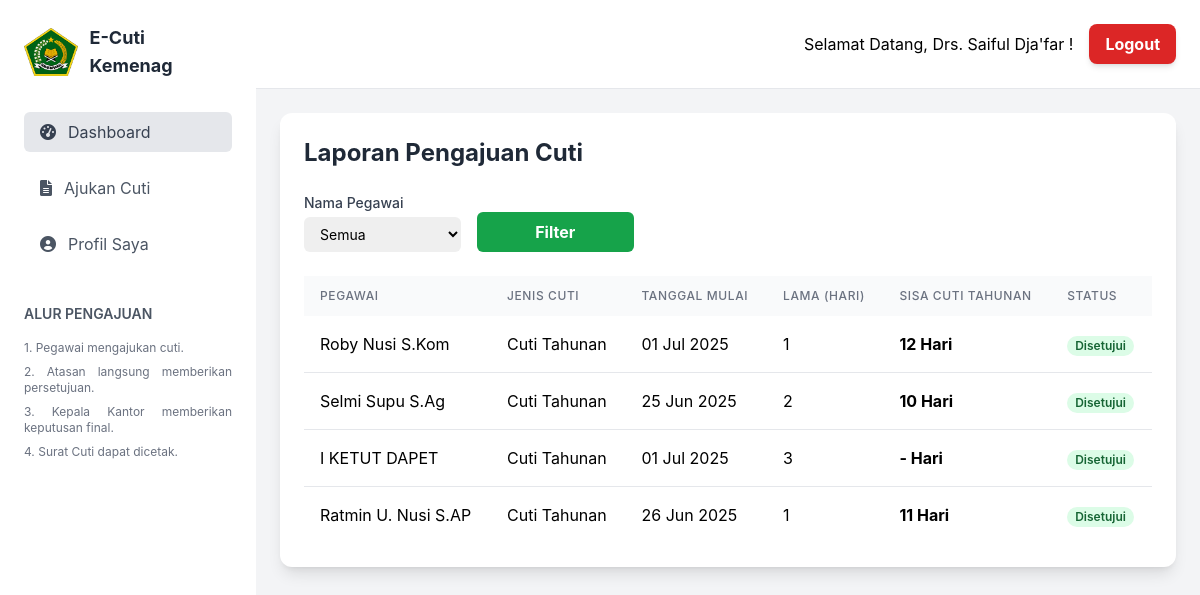
/cuti/laporan/ (signed in), run on an earlier commit of the app's database.
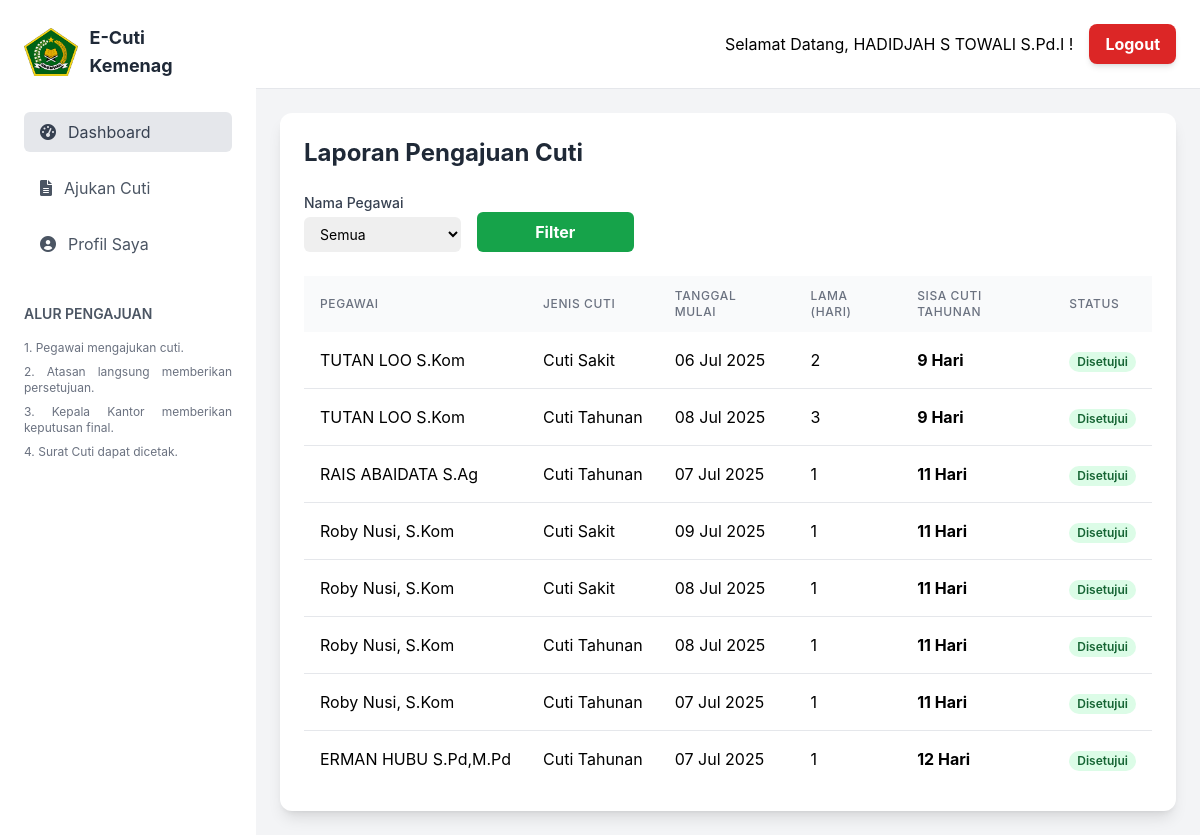
And on a later commit of the database.
### users/models.py (models this page shows, shortened)
class User(AbstractUser):
    username = None
    nip = models.CharField(max_length=18, unique=True, verbose_name="NIP")
    USERNAME_FIELD = 'nip'
    REQUIRED_FIELDS = ['first_name', 'last_name']
    objects = CustomUserManager()
    class Meta:
        verbose_name = "Pengguna"
        verbose_name_plural = "Daftar Pengguna"

### cuti/models.py (models this page shows, shortened)
class PengajuanCuti(models.Model):
    STATUS_CHOICES = [
        ('DRAFT', 'Draft'),
        ('PENDING_ATASAN', 'Menunggu Persetujuan Atasan'),
        ('PENDING_KEPALA', 'Menunggu Keputusan Kepala'),
        ('DISETUJUI', 'Disetujui'),
        ('DITOLAK_ATASAN', 'Ditolak oleh Atasan'),
        ('DITOLAK_KEPALA', 'Ditolak oleh Kepala'),
        ('PERUBAHAN', 'Disarankan Perubahan'),
        ('DITANGGUHKAN', 'Ditangguhkan'),
    ]
    pegawai = models.ForeignKey(User, on_delete=models.CASCADE, related_name='pengajuan')
    jenis_cuti = models.ForeignKey(JenisCuti, on_delete=models.PROTECT)
    alasan = models.TextField()
    tanggal_mulai = models.DateField()
    tanggal_selesai = models.DateField()
    lama_cuti = models.PositiveIntegerField(help_text="Jumlah hari kerja")
    alamat_selama_cuti = models.TextField()
    telepon_selama_cuti = models.CharField(max_length=15)
    dokumen_pendukung = models.FileField(
        upload_to='dokumen_cuti/',
        null=True,
        blank=True,
        verbose_name="Dokumen Pendukung (jika ada)"
    )
    tanda_tangan_pegawai = models.TextField(
        null=True, blank=True, verbose_name="Tanda Tangan Pegawai (Data URL)"
    )
    status = models.CharField(max_length=20, choices=STATUS_CHOICES, default='PENDING_ATASAN')
    created_at = models.DateTimeField(auto_now_add=True)
    atasan_penyetuju = models.ForeignKey(User, on_delete=models.SET_NULL, null=True, blank=True, related_name='persetujuan_atasan')
    catatan_atasan = models.TextField(blank=True, null=True)
    tanggal_pertimbangan_atasan = models.DateTimeField(null=True, blank=True)
    kepala_penyetuju = models.ForeignKey(User, on_delete=models.SET_NULL, null=True, blank=True, related_name='persetujuan_kepala')
    catatan_kepala = models.TextField(blank=True, null=True)
    tanggal_keputusan_kepala = models.DateTimeField(null=True, blank=True)
    class Meta:
        ordering = ['-created_at']
        verbose_name_plural = "Data Pengajuan Cuti"

class JenisCuti(models.Model):
    BERLAKU_UNTUK_CHOICES = [
        ('SEMUA', 'Semua (PNS & PPPK)'),
        ('PNS', 'Hanya PNS'),
        ('PPPK', 'Hanya PPPK'),
    ]
    nama = models.CharField(max_length=100)
    kode = models.CharField(max_length=10, unique=True)
    berlaku_untuk = models.CharField(
        max_length=5,
        choices=BERLAKU_UNTUK_CHOICES,
        default='SEMUA',
        verbose_name="Berlaku Untuk"
    )
    class Meta:
        verbose_name_plural = "Daftar Jenis Cuti"

### cuti/views.py (the view)
# urls.py: path('laporan/', views.laporan_cuti, name='laporan_cuti'),
@login_required
def laporan_cuti(request):
    pengajuan_list = PengajuanCuti.objects.all().select_related('pegawai', 'jenis_cuti')
    pegawai_id = request.GET.get('pegawai', '')
    jenis_cuti_id = request.GET.get('jenis_cuti', '')
    start_date = request.GET.get('start_date', '')
    end_date = request.GET.get('end_date', '')
    if pegawai_id:
        pengajuan_list = pengajuan_list.filter(pegawai_id=pegawai_id)
    if jenis_cuti_id:
        pengajuan_list = pengajuan_list.filter(jenis_cuti_id=jenis_cuti_id)
    if start_date:
        pengajuan_list = pengajuan_list.filter(tanggal_mulai__gte=start_date)
    if end_date:
        pengajuan_list = pengajuan_list.filter(tanggal_selesai__lte=end_date)
    tahun_sekarang = timezone.now().year
    sisa_cuti_subquery = SaldoCutiTahunan.objects.filter(
        pegawai=OuterRef('pegawai'),
        tahun=tahun_sekarang
    ).values('sisa_hari')[:1]
    pengajuan_list = pengajuan_list.annotate(
        sisa_cuti_tahunan=Subquery(sisa_cuti_subquery)
    )
    context = {
        'semua_pengajuan': pengajuan_list,
        'semua_pegawai': User.objects.all(),
        'semua_jenis_cuti': JenisCuti.objects.all(),
        'active_page': 'laporan'
    }
    return render(request, 'laporan_cuti.html', context)

### templates/laporan_cuti.html (shortened to what this page needs)
{% extends 'base.html' %}
{% load static %}
{% block content %}
<div class="bg-white p-6 rounded-xl shadow-lg">
    <h2 class="text-2xl font-bold text-gray-800 mb-6">Laporan Pengajuan Cuti</h2>
    <form method="get" class="grid grid-cols-1 md:grid-cols-5 gap-4 mb-6 items-end">
        <div class="md:col-span-1">
            <label for="pegawai" class="block text-sm font-medium text-gray-700">Nama Pegawai</label>
            <select name="pegawai" id="pegawai" class="mt-1 block w-full pl-3 pr-10 py-2 text-base border-gray-300 focus:outline-none focus:ring-indigo-500 focus:border-indigo-500 sm:text-sm rounded-md">
                <option value="">Semua</option>
            </select>
        </div>
        <div class="md:col-span-1">
            <button type="submit" class="w-full bg-green-600 hover:bg-green-700 text-white font-bold py-2 px-4 rounded-md">Filter</button>
        </div>
    </form>
    <div class="overflow-x-auto">
        <table class="min-w-full bg-white">
            <thead class="bg-gray-50">
                <tr>
                    <th class="py-3 px-4 text-left text-xs font-medium text-gray-500 uppercase tracking-wider">Pegawai</th>
                    <th class="py-3 px-4 text-left text-xs font-medium text-gray-500 uppercase tracking-wider">Jenis Cuti</th>
                    <th class="py-3 px-4 text-left text-xs font-medium text-gray-500 uppercase tracking-wider">Tanggal Mulai</th>
                    <th class="py-3 px-4 text-left text-xs font-medium text-gray-500 uppercase tracking-wider">Lama (Hari)</th>
                    <th class="py-3 px-4 text-left text-xs font-medium text-gray-500 uppercase tracking-wider">Sisa Cuti Tahunan</th>
                    <th class="py-3 px-4 text-left text-xs font-medium text-gray-500 uppercase tracking-wider">Status</th>
                </tr>
            </thead>
            <tbody class="divide-y divide-gray-200">
                {% for pengajuan in semua_pengajuan %}
                <tr>
                    <td class="py-4 px-4 whitespace-nowrap">{{ pengajuan.pegawai.get_full_name }}</td>
                    <td class="py-4 px-4 whitespace-nowrap">{{ pengajuan.jenis_cuti.nama }}</td>
                    <td class="py-4 px-4 whitespace-nowrap">{{ pengajuan.tanggal_mulai|date:"d M Y" }}</td>
                    <td class="py-4 px-4 whitespace-nowrap">{{ pengajuan.lama_cuti }}</td>
                    <td class="py-4 px-4 whitespace-nowrap font-bold">
                        {{ pengajuan.sisa_cuti_tahunan|default:"-" }} Hari
                    </td>
                    <td class="py-4 px-4 whitespace-nowrap">
                        <span class="px-2 inline-flex text-xs leading-5 font-semibold rounded-full
                            {% if pengajuan.status == 'DISETUJUI' %} bg-green-100 text-green-800
                            {% elif 'DITOLAK' in pengajuan.status %} bg-red-100 text-red-800
                            {% else %} bg-yellow-100 text-yellow-800 {% endif %}">
                            {{ pengajuan.get_status_display }}
                        </span>
                    </td>
                </tr>
                {% empty %}
                <tr>
                    <td colspan="7" class="text-center py-4 text-gray-500">Tidak ada data yang cocok dengan filter Anda.</td>
                </tr>
                {% endfor %}
            </tbody>
        </table>
    </div>
</div>
{% endblock %}

### templates/base.html (shortened to what this page needs)
{% load static %}
<!DOCTYPE html>
<html lang="id">
<head>
    <script src="https://cdn.tailwindcss.com"></script>
    <link href="https://cdnjs.cloudflare.com/ajax/libs/font-awesome/6.0.0-beta3/css/all.min.css" rel="stylesheet">
</head>
<body class="bg-gray-100">
    <div>
        {% if user.is_authenticated %}
        <div class="relative min-h-screen md:flex">
            <div id="sidebar" class="bg-white w-64 absolute inset-y-0 left-0 transform -translate-x-full md:relative md:translate-x-0 transition duration-200 ease-in-out z-20">
                <div class="p-6">
                    <div class="flex items-center mb-8">
                        <img class="h-12 w-auto mr-3" src="{% static 'images/logo.png' %}" alt="Logo Kemenag">
                        <h1 class="text-lg font-bold text-gray-800">E-Cuti Kemenag</h1>
                    </div>
                    <nav>
                        <a href="{% url 'dashboard' %}" class="flex items-center px-4 py-2 text-gray-700 bg-gray-200 rounded-md">
                            <i class="fas fa-tachometer-alt mr-3"></i> Dashboard
                        </a>
                        <a href="{% url 'ajukan_cuti' %}" class="flex items-center mt-4 px-4 py-2 text-gray-600 hover:bg-gray-200 rounded-md">
                            <i class="fas fa-file-alt mr-3"></i> Ajukan Cuti
                        </a>
                        <a href="{% url 'edit_profile' %}" class="flex items-center mt-4 px-4 py-2 text-gray-600 hover:bg-gray-200 rounded-md">
                            <i class="fas fa-user-circle mr-3"></i> Profil Saya
                        </a>
                    </nav>
                    <div class="mt-10">
                        <h3 class="text-sm font-semibold text-gray-600 uppercase">Alur Pengajuan</h3>
                        <div class="mt-4 text-xs text-gray-500 space-y-2 text-justify">
                            <p>1. Pegawai mengajukan cuti.</p>
                            <p>2. Atasan langsung memberikan persetujuan.</p>
                            <p>3. Kepala Kantor memberikan keputusan final.</p>
                            <p>4. Surat Cuti dapat dicetak.</p>
                        </div>
                    </div>
                </div>
            </div>
            <div class="flex-1 flex flex-col overflow-hidden">
                <header class="flex-row justify-end items-center p-6 bg-white border-b hidden md:flex">
                    <div class="flex items-center">
                        <span class="mr-4">Selamat Datang, {{ user.first_name }} !</span>
                        <form method="post" action="{% url 'logout' %}">
                            <button type="submit" class="bg-red-600 hover:bg-red-700 text-white font-bold py-2 px-4 rounded-lg shadow-md transition duration-300">
                                Logout
                            </button>
                        </form>
                    </div>
                </header>
                <main class="flex-1 p-6">
                    {% block content %}{% endblock %}
                </main>
            </div>
        </div>
        {% else %}
        {% block content_full %}{% endblock %}
        {% endif %}
    </div>
</body>
</html>

### templates/base.html (style rules this page uses)
body { font-family: 'Inter', sans-serif; }
#sidebar { transition: transform 0.3s ease-in-out; }

What changed in the data, as far as the page shows it:
removed PengajuanCuti: pegawai.get_full_name "Roby Nusi S.Kom", jenis_cuti.nama "Cuti Tahunan", tanggal_mulai "01 Jul 2025", lama_cuti "1", sisa_cuti_tahunan "12", status "Disetujui"
removed PengajuanCuti: pegawai.get_full_name "Selmi Supu S.Ag", jenis_cuti.nama "Cuti Tahunan", tanggal_mulai "25 Jun 2025", lama_cuti "2", sisa_cuti_tahunan "10", status "Disetujui"
removed PengajuanCuti: pegawai.get_full_name "I KETUT DAPET", jenis_cuti.nama "Cuti Tahunan", tanggal_mulai "01 Jul 2025", lama_cuti "3", sisa_cuti_tahunan "-", status "Disetujui"
removed PengajuanCuti: pegawai.get_full_name "Ratmin U. Nusi S.AP", jenis_cuti.nama "Cuti Tahunan", tanggal_mulai "26 Jun 2025", lama_cuti "1", sisa_cuti_tahunan "11", status "Disetujui"
changed User: first_name "Drs. Saiful Dja'far" → "HADIDJAH S TOWALI S.Pd.I"
added PengajuanCuti: pegawai.get_full_name "TUTAN LOO S.Kom", jenis_cuti.nama "Cuti Sakit", tanggal_mulai "06 Jul 2025", lama_cuti "2", sisa_cuti_tahunan "9", status "Disetujui"
added PengajuanCuti: pegawai.get_full_name "TUTAN LOO S.Kom", jenis_cuti.nama "Cuti Tahunan", tanggal_mulai "08 Jul 2025", lama_cuti "3", sisa_cuti_tahunan "9", status "Disetujui"
added PengajuanCuti: pegawai.get_full_name "RAIS ABAIDATA S.Ag", jenis_cuti.nama "Cuti Tahunan", tanggal_mulai "07 Jul 2025", lama_cuti "1", sisa_cuti_tahunan "11", status "Disetujui"
added PengajuanCuti: pegawai.get_full_name "Roby Nusi, S.Kom", jenis_cuti.nama "Cuti Sakit", tanggal_mulai "09 Jul 2025", lama_cuti "1", sisa_cuti_tahunan "11", status "Disetujui"
added PengajuanCuti: pegawai.get_full_name "Roby Nusi, S.Kom", jenis_cuti.nama "Cuti Sakit", tanggal_mulai "08 Jul 2025", lama_cuti "1", sisa_cuti_tahunan "11", status "Disetujui"
added PengajuanCuti: pegawai.get_full_name "Roby Nusi, S.Kom", jenis_cuti.nama "Cuti Tahunan", tanggal_mulai "08 Jul 2025", lama_cuti "1", sisa_cuti_tahunan "11", status "Disetujui"
added PengajuanCuti: pegawai.get_full_name "Roby Nusi, S.Kom", jenis_cuti.nama "Cuti Tahunan", tanggal_mulai "07 Jul 2025", lama_cuti "1", sisa_cuti_tahunan "11", status "Disetujui"
added PengajuanCuti: pegawai.get_full_name "ERMAN HUBU S.Pd,M.Pd", jenis_cuti.nama "Cuti Tahunan", tanggal_mulai "07 Jul 2025", lama_cuti "1", sisa_cuti_tahunan "12", status "Disetujui"
